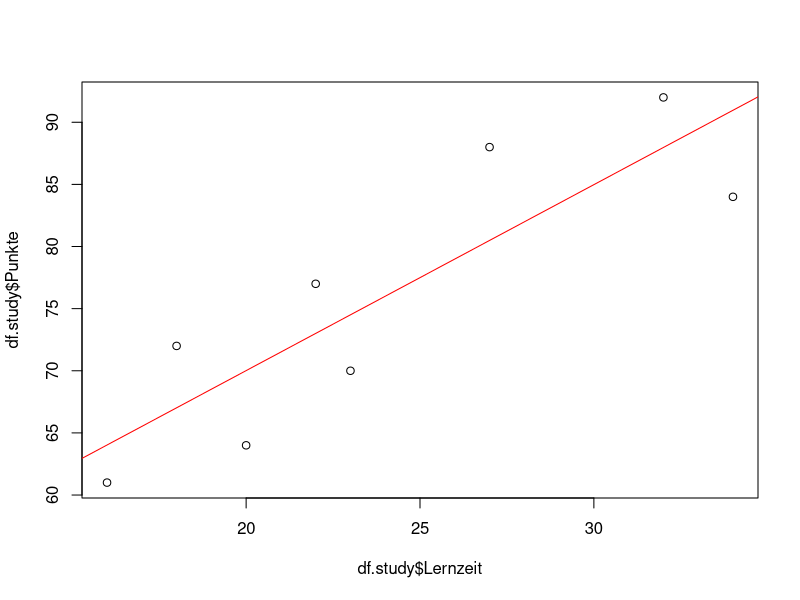

R code for this plot:
#Aufgabe 1
#a)
library(MASS)
data = hills

# Model: time = beta0 +beta1*dist+beta2*climb + epsilon
# epsilon ~ N(0,sigma^2), unabhängig

fit.hills = lm(time~dist+climb, data = data)
summary(fit.hills)

#b)
# by hand
# Coefficients:
fit.function = function(beta){
    residual = sum((hills$time - beta[1] - beta[2]*hills$dist - beta[3]*hills$climb)^2)
    return(residual)
}
start.par.hills = c(0,0,0)
optim.hills = optim(start.par.hills, fit.function, method = "L-BFGS-B")

X = matrix(c(rep(1,length(hills$dist)), hills$dist, hills$climb), ncol = 3)

#calc y hat
y.hat = X%*%optim.hills$par





#residuals stats
residuals.hills = (hills$time - optim.hills$par[1] - optim.hills$par[2]*hills$dist - optim.hills$par[3]*hills$climb)^2
summary(residuals.hills)

#Coefficients matrix
#Std. Error
Fehlervarianz = 1/(length(hills$dist)-3)*sum(residuals.hills)

se.beta0 = sqrt(Fehlervarianz*solve(t(X)%*%X)[1,1])
se.beta1 = sqrt(Fehlervarianz*solve(t(X)%*%X)[2,2])
se.beta2 = sqrt(Fehlervarianz*solve(t(X)%*%X)[3,3])
Std.Error = c(se.beta0, se.beta1, se.beta2)

#t value
t.beta0 = optim.hills$par[1]/se.beta0
t.beta1 = optim.hills$par[2]/se.beta1
t.beta2 = optim.hills$par[3]/se.beta2
t.value = c(t.beta0, t.beta1, t.beta2)

#Pr(>|t|)
p.beta0 = 2*pt(-abs(t.beta0), df = length(hills$dist)-3)
p.beta1 = 2*pt(-abs(t.beta1), df = length(hills$dist)-3)
p.beta2 = 2*pt(-abs(t.beta2), df = length(hills$dist)-3)
p.value = c(p.beta0, p.beta1, p.beta2)

print(data.frame(Std.Error, t.value, p.value))

#Residual standard error
residual.std.error = sqrt(Fehlervarianz)
print(paste("Residual standard error: ", residual.std.error, "on ", length(hills$dist)-3, "degrees of freedom"))

# multiple R^2
R2 = 1- sum(residuals.hills)/sum((hills$time - mean(hills$time))^2)

# adjusted R^2
R2.adjusted = 1-(length(hills$dist)-1)/(length(hills$dist)-3)*(1-R2)


# F statistic
F = (sum((y.hat-mean(hills$time))^2)*(length(hills$dist)-3))/((3-1)*sum(residuals.hills))
#DF = c(3-1,length(hills$dist)-3)
F.p.value = pf(F, df1 = 3-1, df2 = length(hills$dist)-3, lower.tail = FALSE)









#Aufgabe 3
#a) 
df.study = data.frame(list(Lernzeit=c(20, 16, 34, 23, 27, 32, 18, 22),Punkte = c(64, 61, 84, 70, 88, 92, 72, 77)))

fit.study = lm(Punkte~Lernzeit, data = df.study)
summary(fit.study)
plot(df.study$Lernzeit,df.study$Punkte)
abline(fit.study, col = "red")

#b)
summary(fit.study)
#Pr(>|t|) <0.01 -> Lernzeit ist zu 1% Niveau signifikant


#c)
y.30.hat = predict(fit.study, data.frame(Lernzeit = 30))

#d) 
# predict(fit.study, data.frame(Lernzeit = 30), interval = "confidence", level = 0.9)

Fehlervarianz.study = 1/(length(df.study$Lernzeit)-2)*sum((df.study$Punkte - fit.study$fitted.values)^2)

study.X = matrix(c(rep(1,length(df.study$Lernzeit)), df.study$Lernzeit), ncol = 2)

radius.conf = qt(0.95,df = length(df.study$Lernzeit)-2)*
    sqrt(Fehlervarianz.study*c(1,30)%*%solve(t(study.X)%*%study.X)%*%c(1,30))

lwr.bound.conf = y.30.hat-radius.conf
upr.bound.conf = y.30.hat+radius.conf

# Prädikationsintervall
# predict(fit.study, data.frame(Lernzeit = 30), interval = "prediction", level = 0.9)

radius.präd = qt(0.95,df = length(df.study$Lernzeit)-2)*
    sqrt(Fehlervarianz.study*(1+c(1,30)%*%solve(t(study.X)%*%study.X)%*%c(1,30)))

lwr.bound.präd = y.30.hat-radius.präd
upr.bound.präd = y.30.hat+radius.präd
